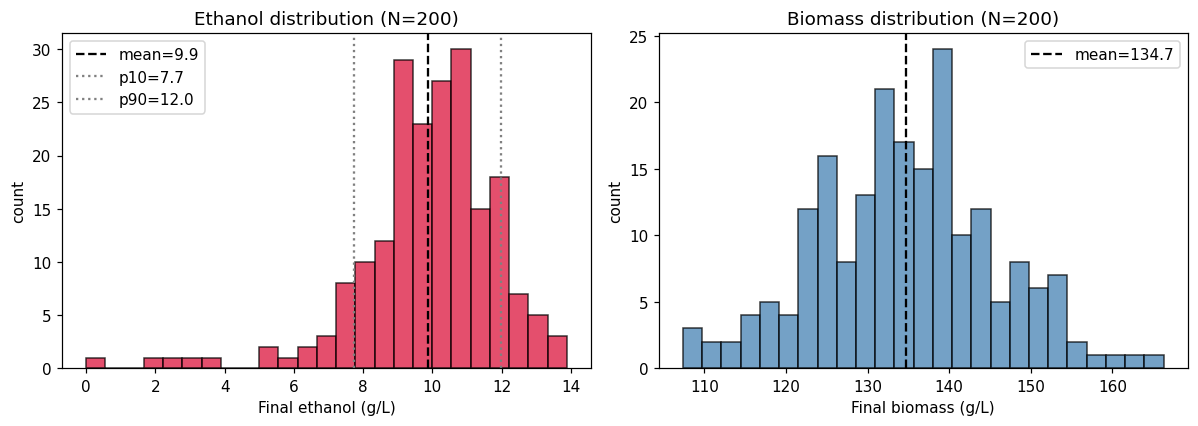

This chart was generated by the following Python code:
"""
Simplest Monte Carlo on the 5-state ODE.

Sample 3 most impactful parameters (mu_max, X0, Y_XS) from normal
distributions, simulate N=200 fed-batch runs under a fixed schedule,
look at the distribution of final ethanol.

That's it. No optimization, no comparison — just "what does the
output distribution look like under realistic input variance?"
"""

import sys
sys.path.insert(0, '/home/claude/yeast_mvp')

import numpy as np
import matplotlib.pyplot as plt
from scipy import stats
from model import simulate, PARAMS

N_TRIALS = 200
DURATION_H = 40.0
FEED_RATE  = 10.0       # g/L/hr  — fixed feed
DO_SETPT   = 60.0      # %       — fixed DO

rng = np.random.default_rng(42)

results = []
for trial in range(N_TRIALS):
    # Sample 3 dominant uncertainty sources
    params = dict(PARAMS)
    params["mu_max"] = max(0.05, rng.normal(0.40, 0.06))   # ±15%
    params["Y_XS"]   = max(0.10, rng.normal(0.50, 0.05))   # ±10%
    X0               = max(0.1,  rng.normal(2.0,  0.30))   # ±15% inoculum

    initial_state = [X0, 20.0, 0.0, 80.0, 1.0]   # X, S, E, DO, V
    _, sol = simulate(initial_state, FEED_RATE, DO_SETPT,
                      duration_h=DURATION_H, params=params)
    final = sol[-1]
    results.append({
        "trial": trial,
        "mu_max": params["mu_max"],
        "Y_XS":   params["Y_XS"],
        "X0":     X0,
        "X_final": final[0],
        "S_final": final[1],
        "E_final": final[2],
    })

# Pull final ethanol distribution
E_finals = np.array([r["E_final"] for r in results])
X_finals = np.array([r["X_final"] for r in results])

print("="*60)
print(f"Monte Carlo on 5-state ODE  (N={N_TRIALS})")
print(f"Fixed: feed={FEED_RATE} g/L/hr, DO={DO_SETPT}%, duration={DURATION_H}h")
print(f"Sampled (Normal): mu_max=0.40±0.06, Y_XS=0.50±0.05, X0=2.0±0.30")
print("="*60)
print()
print("Final ethanol distribution:")
print(f"  mean   = {E_finals.mean():.2f} g/L")
print(f"  std    = {E_finals.std():.2f} g/L")
print(f"  median = {np.median(E_finals):.2f} g/L")
print(f"  p10    = {np.percentile(E_finals, 10):.2f} g/L")
print(f"  p90    = {np.percentile(E_finals, 90):.2f} g/L")
print(f"  CV     = {E_finals.std()/E_finals.mean()*100:.1f}%")
print()
print("Final biomass distribution:")
print(f"  mean   = {X_finals.mean():.2f} g/L")
print(f"  std    = {X_finals.std():.2f} g/L")
print(f"  CV     = {X_finals.std()/X_finals.mean()*100:.1f}%")

# Histogram
fig, axes = plt.subplots(1, 2, figsize=(11, 4))
axes[0].hist(E_finals, bins=25, color="crimson", alpha=0.75, edgecolor="black")
axes[0].axvline(E_finals.mean(), color="black", ls="--",
                label=f"mean={E_finals.mean():.1f}")
axes[0].axvline(np.percentile(E_finals, 10), color="grey", ls=":",
                label=f"p10={np.percentile(E_finals,10):.1f}")
axes[0].axvline(np.percentile(E_finals, 90), color="grey", ls=":",
                label=f"p90={np.percentile(E_finals,90):.1f}")
axes[0].set_xlabel("Final ethanol (g/L)")
axes[0].set_ylabel("count")
axes[0].set_title(f"Ethanol distribution (N={N_TRIALS})")
axes[0].legend()

axes[1].hist(X_finals, bins=25, color="steelblue", alpha=0.75, edgecolor="black")
axes[1].axvline(X_finals.mean(), color="black", ls="--",
                label=f"mean={X_finals.mean():.1f}")
axes[1].set_xlabel("Final biomass (g/L)")
axes[1].set_ylabel("count")
axes[1].set_title(f"Biomass distribution (N={N_TRIALS})")
axes[1].legend()

plt.tight_layout()
plt.savefig('/home/claude/mc_simple.png', dpi=110, bbox_inches="tight")
print()
print("Histogram saved -> /home/claude/mc_simple.png")
